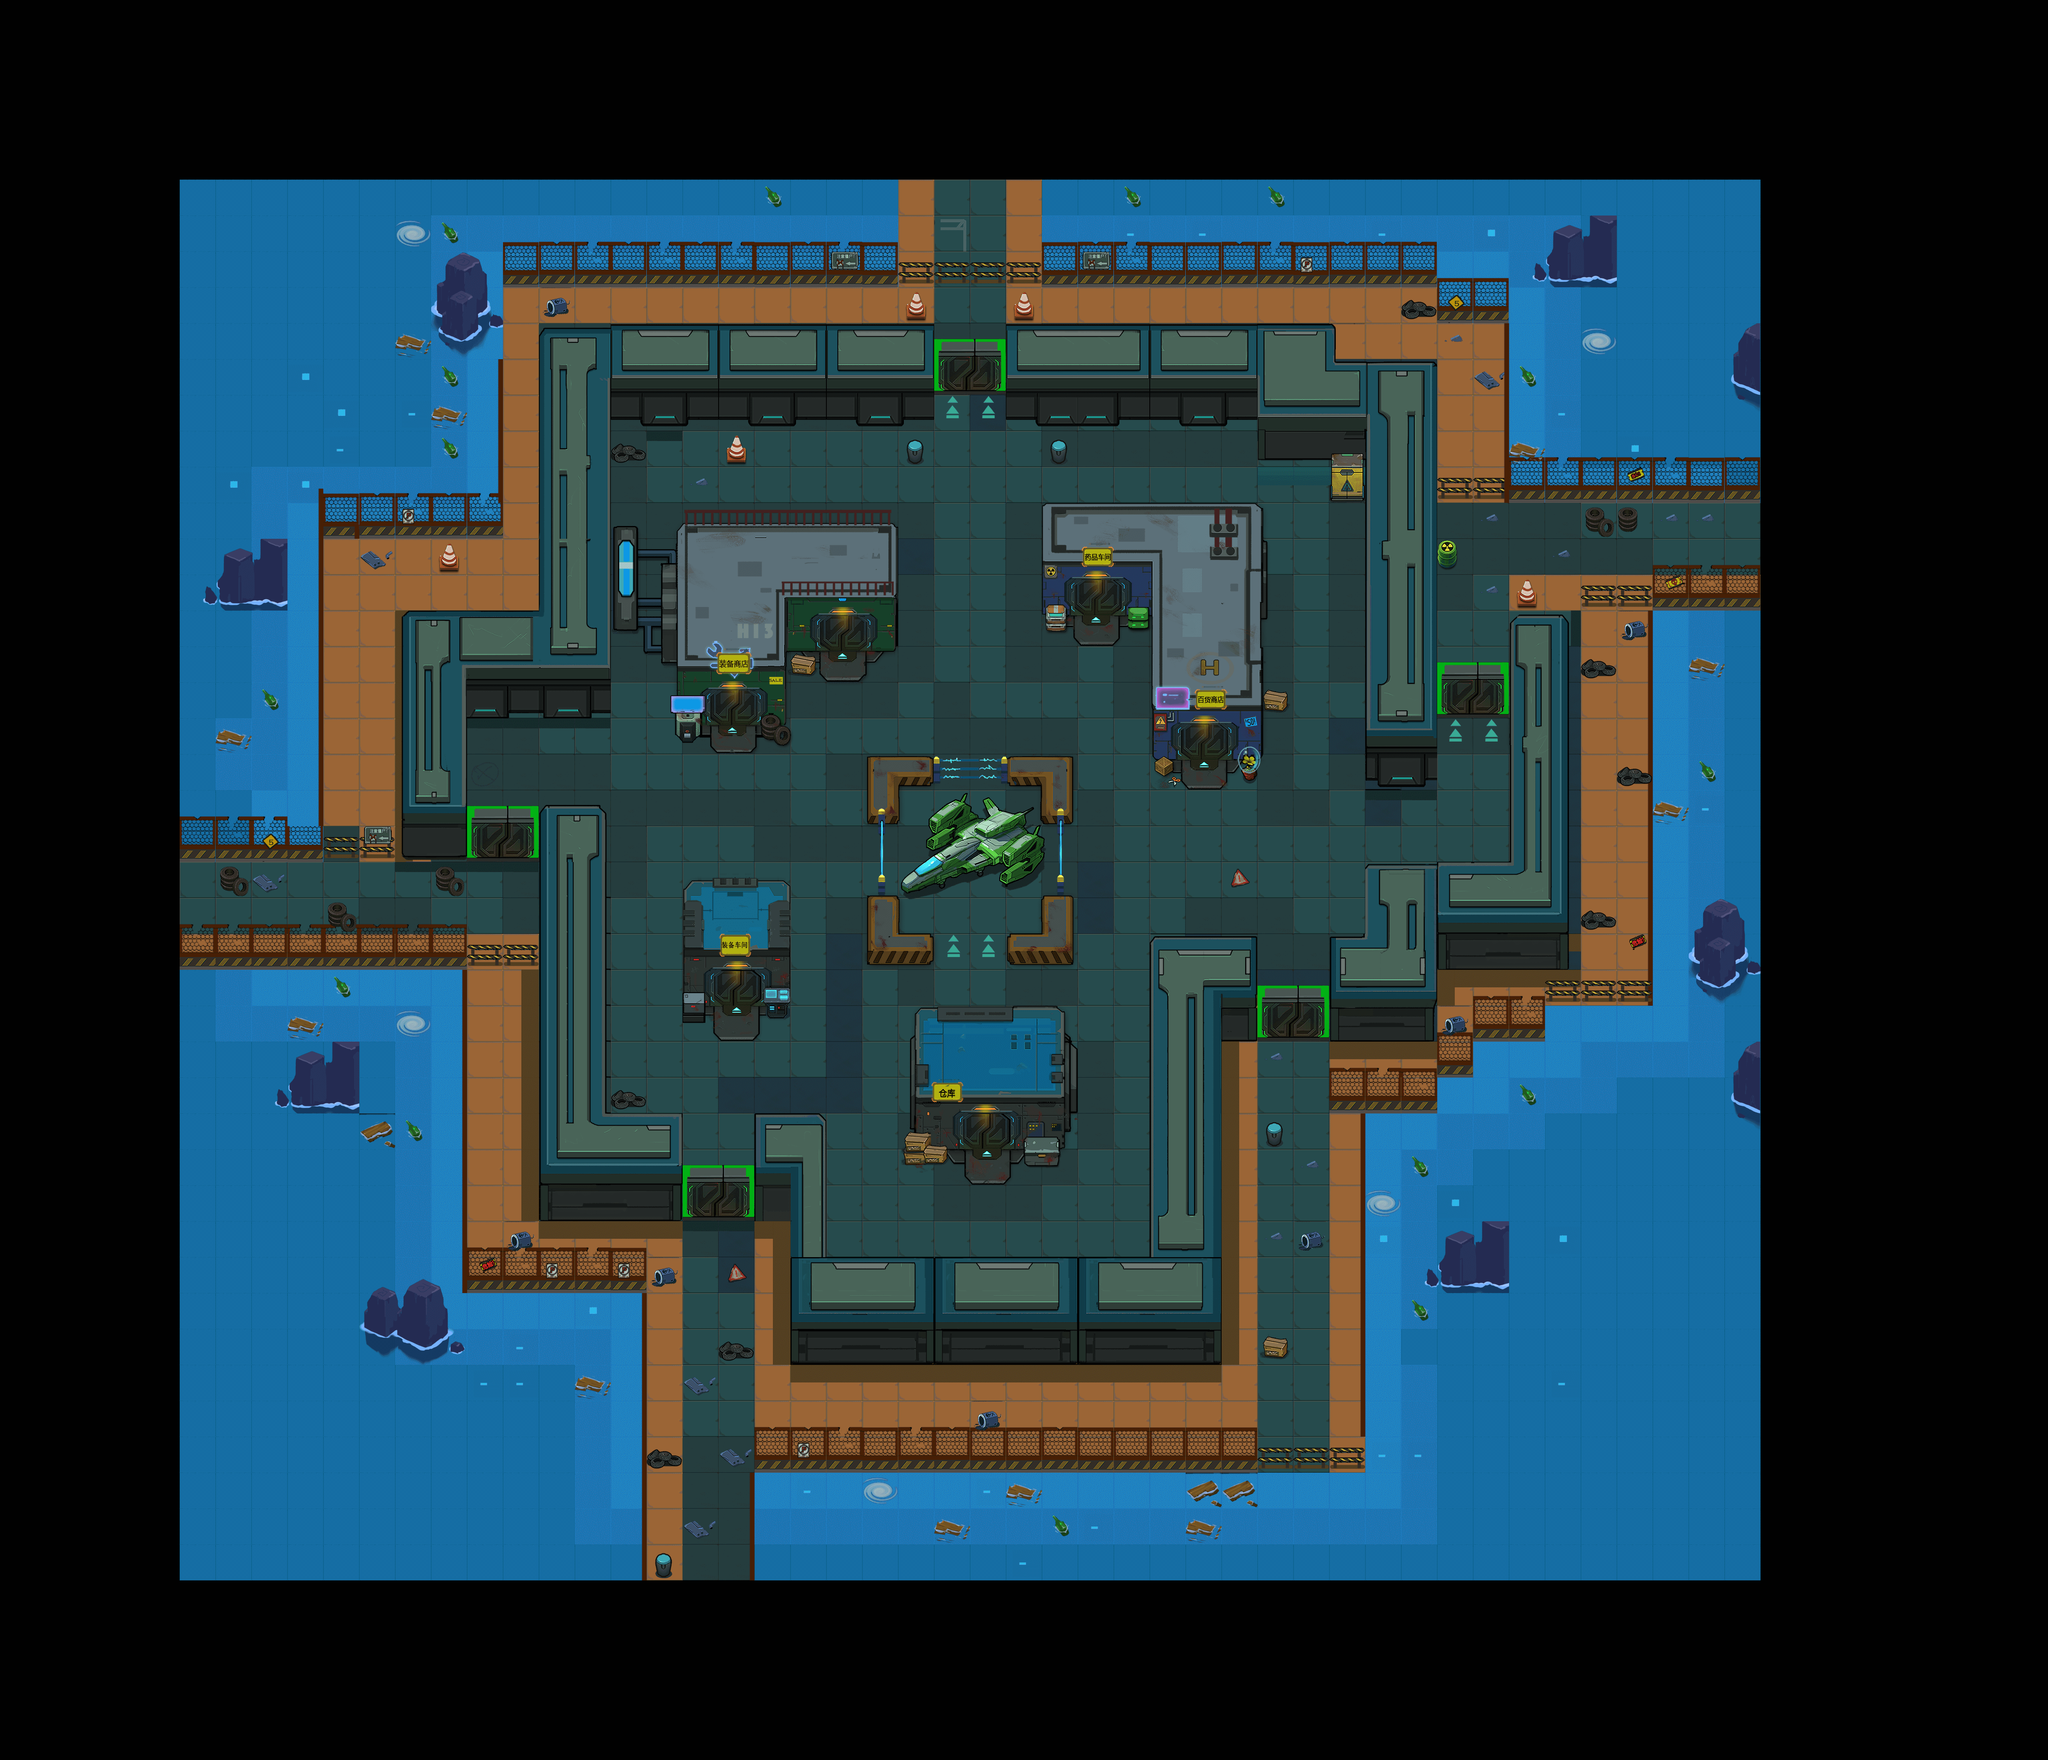

This game map was drawn from its Tiled (.tmx) file and the tilesets committed beside it. A one-line description and the trimmed map source follow:
An orthogonal 57x49 tile map with 90x90 px tiles, 5 tile layers (background, obstruction, wall, house, ...).

<map version="1.0" orientation="orthogonal" renderorder="right-down" width="57" height="49" tilewidth="90" tileheight="90" nextobjectid="1">
 <tileset firstgid="1" name="zhucheng_dt " tilewidth="90" tileheight="90">
  <image source="zhucheng_dt .png" width="1710" height="3150" />
  <tile id="150">
   <properties>
    <property name="block" value="1" />
   </properties>
  </tile>
  <tile id="151">
   <properties>
    <property name="block" value="1" />
   </properties>
  </tile>
  <tile id="170">
   <properties>
    <property name="block" value="1" />
   </properties>
  </tile>
  <tile id="223">
   <properties>
    <property name="block" value="1" />
   </properties>
  </tile>
  <tile id="242">
   <properties>
    <property name="block" value="1" />
   </properties>
  </tile>
 </tileset>
 <layer name="background" width="57" height="49">
  <data>[2793 cells, 2793 non-empty, 11 distinct tile ids]</data>
 </layer>
 <layer name="obstruction" width="57" height="49">
  <data>[2793 cells, 286 non-empty, 31 distinct tile ids]</data>
 </layer>
 <layer name="wall" width="57" height="49">
  <properties>
   <property name="block" value="1" />
  </properties>
  <data>[2793 cells, 281 non-empty, 181 distinct tile ids]</data>
 </layer>
 <layer name="house" width="57" height="49">
  <data>[2793 cells, 182 non-empty, 182 distinct tile ids]</data>
 </layer>
 <layer name="decorate" width="57" height="49">
  <data>[2793 cells, 241 non-empty, 65 distinct tile ids]</data>
 </layer>
</map>
